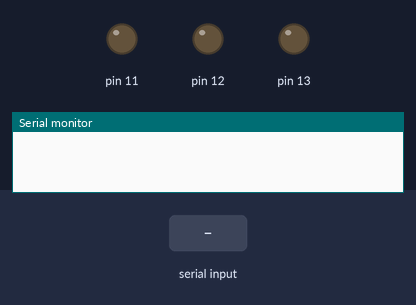
Simulated run of this sketch. Board: Arduino Uno, built with avr-gcc and run on an emulated ATmega328P. On the bench: output pins drawn as LEDs (lit = HIGH), the last lines printed to the serial monitor. The test bench sets the inputs (shaded band).

Above: at 1.2 s.
1.3 s: "1" received over Serial
At 1.6 s:
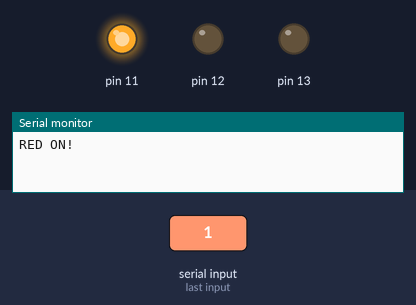
2.8 s: "3" received over Serial
At 3.9 s:
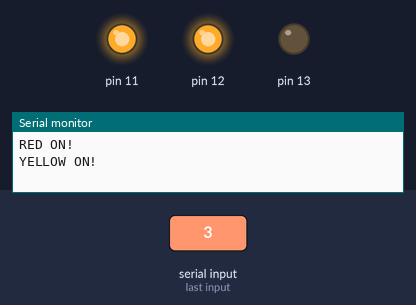
4.3 s: "2" received over Serial
At 5.0 s:
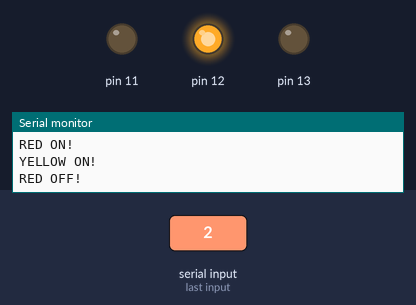
Timing chart, 0 to 7.3 s (numbered marks = the images above; inputs shaded):
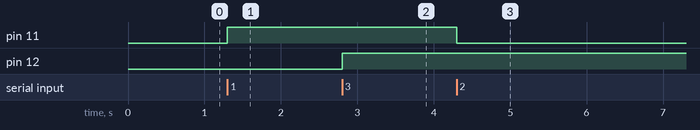

The sketch:

test1.ino
```cpp
void setup() {
  Serial.begin(9600);
  pinMode(11, OUTPUT);
  pinMode(12, OUTPUT);
  pinMode(13, OUTPUT);

}

void loop() {
  if (Serial.available() > 0) {
    char input = Serial.read();
    if (input == '1') {
      digitalWrite(11, HIGH);
      Serial.println("RED ON!");
    }
    if (input == '2') {
      digitalWrite(11, LOW);
      Serial.println("RED OFF!");
    }
    if (input == '3') {
      digitalWrite(12, HIGH);
      Serial.println("YELLOW ON!");
    }
    if (input == '4') {
      digitalWrite(12, LOW);
      Serial.println("YELLOW OFF!");
    }
    if (input == '5') {
      digitalWrite(10, HIGH);
      Serial.println("GREEN ON!");
    }
    if (input == '6') {
      digitalWrite(10, LOW);
      Serial.println("GREEN OFF!");
    }
  }
}
```

Measured:
- after the input at 1.3 s, pin 11: LOW → HIGH at once
- after the input at 2.8 s, pin 12: LOW → HIGH at once
- after the input at 4.3 s, pin 11: HIGH → LOW at once
